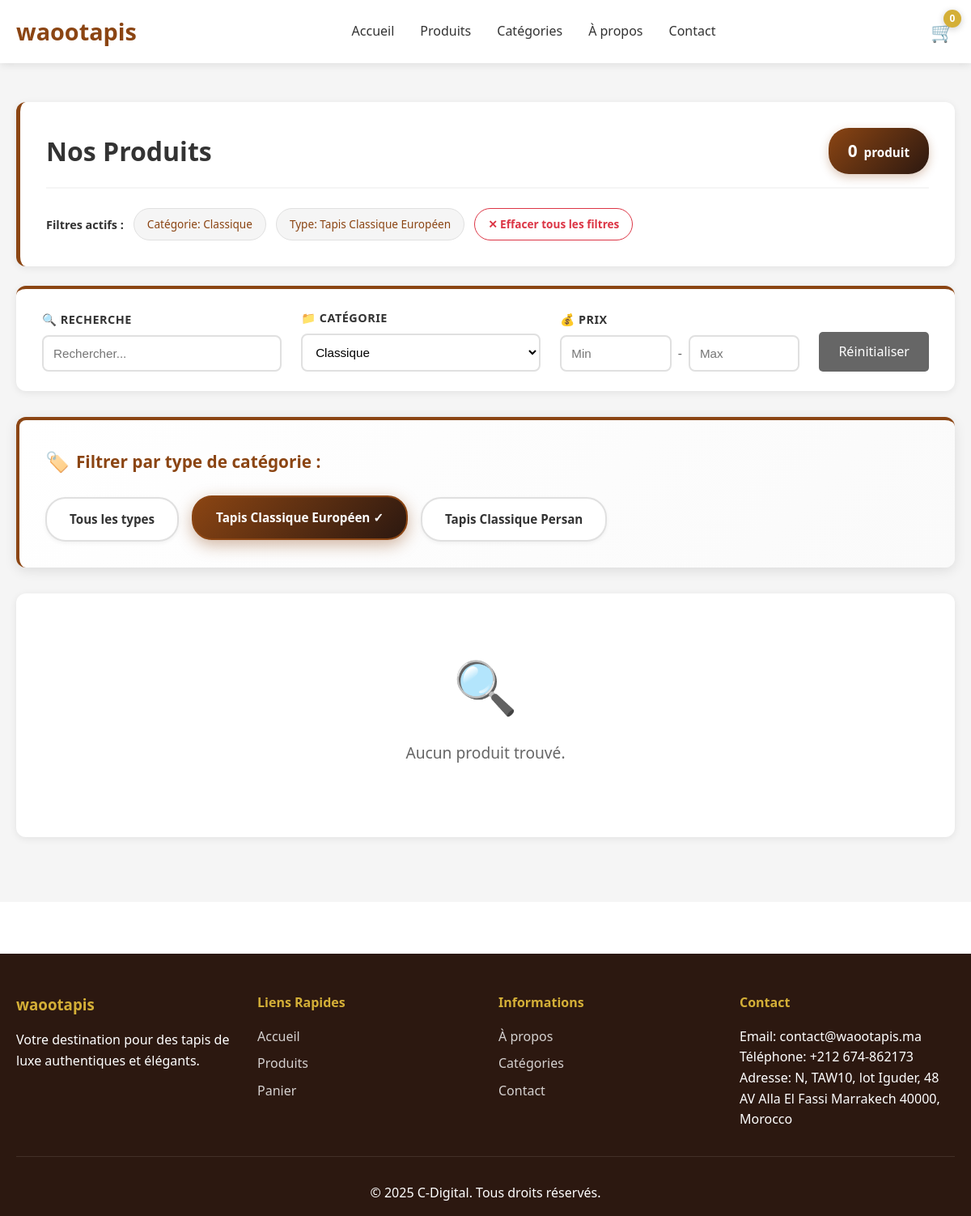
Screenshot of /products.php?category=2&type_category=4 with the database file from the repository.
### tables this page shows
CREATE TABLE IF NOT EXISTS categories (
    id INT AUTO_INCREMENT PRIMARY KEY,
    name VARCHAR(100) NOT NULL,
    slug VARCHAR(100) NOT NULL UNIQUE,
    description TEXT,
    image VARCHAR(255) NULL COMMENT 'Chemin vers l\'image de la catégorie (ex: assets/images/categories/nom-image.jpg)',
    created_at TIMESTAMP DEFAULT CURRENT_TIMESTAMP,
    updated_at TIMESTAMP DEFAULT CURRENT_TIMESTAMP ON UPDATE CURRENT_TIMESTAMP
);

CREATE TABLE IF NOT EXISTS types_categories (
    id INT AUTO_INCREMENT PRIMARY KEY,
    category_id INT NOT NULL COMMENT 'Référence à la catégorie parente',
    name VARCHAR(100) NOT NULL,
    description TEXT,
    image VARCHAR(255) NULL COMMENT 'Chemin vers l\'image du type de catégorie (ex: assets/images/types_categories/nom-image.jpg)',
    created_at TIMESTAMP DEFAULT CURRENT_TIMESTAMP,
    updated_at TIMESTAMP DEFAULT CURRENT_TIMESTAMP ON UPDATE CURRENT_TIMESTAMP,
    FOREIGN KEY (category_id) REFERENCES categories(id) ON DELETE CASCADE,
    INDEX idx_category (category_id)
);

### config/functions.php (called while the page is built, shortened)
<?php
function clean($data) {
    return htmlspecialchars($data, ENT_QUOTES, 'UTF-8');
}

### products.php (the view, shortened to what this page needs)
<?php
require_once 'config/functions.php';
$db = getDB();
$categoryId = isset($_GET['category']) ? (int)$_GET['category'] : 0;
$typeCategoryId = isset($_GET['type_category']) ? (int)$_GET['type_category'] : 0;
$minPrice = isset($_GET['min_price']) ? (float)$_GET['min_price'] : 0;
$maxPrice = isset($_GET['max_price']) ? (float)$_GET['max_price'] : 0;
$sort = isset($_GET['sort']) ? clean($_GET['sort']) : 'newest';
$search = isset($_GET['search']) ? clean($_GET['search']) : '';
$where = ["p.status = 'active'"];
$params = [];
if ($categoryId > 0) {
    $where[] = "p.category_id = :category_id";
    $params[':category_id'] = $categoryId;
}
if ($typeCategoryId > 0) {
    $where[] = "p.type_category_id = :type_category_id";
    $params[':type_category_id'] = $typeCategoryId;
}
$whereClause = implode(' AND ', $where);
$orderBy = "p.created_at DESC";
switch ($sort) {
    case 'newest':
    default:
        $orderBy = "p.created_at DESC";
        break;
}
$countSql = "SELECT COUNT(*) as total FROM products p WHERE $whereClause";
$stmt = $db->prepare($countSql);
$stmt->execute($params);
$total = $stmt->fetch()['total'];
$sql = "SELECT p.*, c.name as category_name, tc.name as type_category_name,
        (SELECT image_path FROM product_images WHERE product_id = p.id AND is_primary = 1 LIMIT 1) as image,
        COALESCE(p.sale_price, p.price) as unit_price
        FROM products p
        LEFT JOIN categories c ON p.category_id = c.id
        LEFT JOIN types_categories tc ON p.type_category_id = tc.id
        WHERE $whereClause
        ORDER BY $orderBy";
$stmt = $db->prepare($sql);
foreach ($params as $key => $value) {
    $stmt->bindValue($key, $value);
}
$stmt->execute();
$products = $stmt->fetchAll();
$stmt = $db->query("SELECT * FROM categories ORDER BY name");
$categories = $stmt->fetchAll();
$typesCategories = [];
if ($categoryId > 0) {
    $stmt = $db->prepare("SELECT * FROM types_categories WHERE category_id = :category_id ORDER BY name");
    $stmt->execute([':category_id' => $categoryId]);
    $typesCategories = $stmt->fetchAll();
}
?>
<!DOCTYPE html>
<html lang="fr">
<head>
    <link rel="stylesheet" href="assets/css/style.css">
</head>
<body>
    <?php include 'includes/header.php'; ?>
    <main class="products-page">
        <div class="container">
            <div class="products-header">
                <div class="products-header-top">
                    <h1>Nos Produits</h1>
                    <div class="products-count-badge">
                        <span><?php echo $total; ?></span> produit<?php echo $total > 1 ? 's' : ''; ?>
                    </div>
                </div>
                <?php if ($search || $categoryId > 0 || $typeCategoryId > 0 || $minPrice > 0 || $maxPrice > 0): ?>
                    <div class="active-filters">
                        <strong>Filtres actifs :</strong>
                        <?php if ($categoryId > 0): ?>
                            <?php
                            $catName = '';
                            foreach ($categories as $cat) {
                                if ($cat['id'] == $categoryId) {
                                    $catName = $cat['name'];
                                    break;
                                }
                            }
                            ?>
                            <span class="filter-tag">Catégorie: <?php echo clean($catName); ?></span>
                        <?php endif; ?>
                        <?php if ($typeCategoryId > 0): ?>
                            <?php
                            $typeCatName = '';
                            foreach ($typesCategories as $typeCat) {
                                if ($typeCat['id'] == $typeCategoryId) {
                                    $typeCatName = $typeCat['name'];
                                    break;
                                }
                            }
                            ?>
                            <span class="filter-tag">Type: <?php echo clean($typeCatName); ?></span>
                        <?php endif; ?>
                        <a href="products.php" class="clear-filters">✕ Effacer tous les filtres</a>
                    </div>
                <?php endif; ?>
            </div>
            <div class="filters-section">
                <form method="GET" action="products.php" class="filters-form-horizontal" id="filter-form">
                    <div class="filter-row">
                        <div class="filter-item">
                            <label>🔍 Recherche</label>
                            <input type="text" name="search" id="search-filter" placeholder="Rechercher..." value="<?php echo $search; ?>">
                        </div>
                        <div class="filter-item">
                            <label>📁 Catégorie</label>
                            <select name="category" id="category-filter">
                                <?php foreach ($categories as $cat): ?>
                                    <option value="<?php echo $cat['id']; ?>" <?php echo $categoryId == $cat['id'] ? 'selected' : ''; ?>>
                                        <?php echo clean($cat['name']); ?>
                                    </option>
                                <?php endforeach; ?>
                            </select>
                        </div>
                        <div class="filter-item">
                            <label>💰 Prix</label>
                            <div class="price-range">
                                <input type="number" name="min_price" id="min-price-filter" placeholder="Min" value="<?php echo $minPrice ?: ''; ?>" min="0">
                                <span>-</span>
                                <input type="number" name="max_price" id="max-price-filter" placeholder="Max" value="<?php echo $maxPrice ?: ''; ?>" min="0">
                            </div>
                        </div>
                        <div class="filter-actions">
                            <a href="products.php" class="btn btn-secondary">Réinitialiser</a>
                        </div>
                    </div>
                </form>
            </div>
            <?php if ($categoryId > 0 && count($typesCategories) > 0): ?>
                <div class="types-categories-filter" style="margin: 2rem 0; padding: 2rem; background: linear-gradient(135deg, #FFFFFF 0%, #FAFAFA 100%); border-radius: 12px; box-shadow: 0 4px 15px rgba(0,0,0,0.1); border-top: 4px solid #8B4513; border-left: 4px solid #8B4513; display: block; width: 100%;">
                    <h3 style="margin-bottom: 1.5rem; color: #8B4513; font-size: 1.3rem; font-weight: 700; display: flex; align-items: center; gap: 0.5rem; margin-top: 0;">
                        <span style="font-size: 1.5rem;">🏷️</span> Filtrer par type de catégorie :
                    </h3>
                    <div class="types-categories-buttons" style="display: flex; flex-wrap: wrap; gap: 1rem; align-items: center; width: 100%;">
                        <a href="products.php?category=<?php echo $categoryId; ?><?php echo $search ? '&search=' . urlencode($search) : ''; ?><?php echo $minPrice > 0 ? '&min_price=' . $minPrice : ''; ?><?php echo $maxPrice > 0 ? '&max_price=' . $maxPrice : ''; ?>"
                           class="type-category-btn <?php echo $typeCategoryId == 0 ? 'active' : ''; ?>"
                           style="padding: 0.85rem 1.75rem; background: <?php echo $typeCategoryId == 0 ? 'linear-gradient(135deg, #8B4513 0%, #2C1810 100%)' : '#FFFFFF'; ?>; color: <?php echo $typeCategoryId == 0 ? '#FFFFFF' : '#333333'; ?>; border-radius: 25px; text-decoration: none; font-weight: <?php echo $typeCategoryId == 0 ? '700' : '600'; ?>; font-size: 0.95rem; transition: all 0.3s ease; border: 2px solid <?php echo $typeCategoryId == 0 ? '#8B4513' : '#E0E0E0'; ?>; display: inline-flex; align-items: center; justify-content: center; box-shadow: <?php echo $typeCategoryId == 0 ? '0 6px 20px rgba(139,69,19,0.4)' : '0 2px 5px rgba(0,0,0,0.05)'; ?>; position: relative; overflow: hidden; cursor: pointer; transform: <?php echo $typeCategoryId == 0 ? 'translateY(-2px)' : 'none'; ?>;">
                            Tous les types<?php echo $typeCategoryId == 0 ? ' ✓' : ''; ?>
                        </a>
                        <?php foreach ($typesCategories as $typeCat): ?>
                            <a href="products.php?category=<?php echo $categoryId; ?>&type_category=<?php echo $typeCat['id']; ?><?php echo $search ? '&search=' . urlencode($search) : ''; ?><?php echo $minPrice > 0 ? '&min_price=' . $minPrice : ''; ?><?php echo $maxPrice > 0 ? '&max_price=' . $maxPrice : ''; ?>"
                               class="type-category-btn <?php echo $typeCategoryId == $typeCat['id'] ? 'active' : ''; ?>"
                               style="padding: 0.85rem 1.75rem; background: <?php echo $typeCategoryId == $typeCat['id'] ? 'linear-gradient(135deg, #8B4513 0%, #2C1810 100%)' : '#FFFFFF'; ?>; color: <?php echo $typeCategoryId == $typeCat['id'] ? '#FFFFFF' : '#333333'; ?>; border-radius: 25px; text-decoration: none; font-weight: <?php echo $typeCategoryId == $typeCat['id'] ? '700' : '600'; ?>; font-size: 0.95rem; transition: all 0.3s ease; border: 2px solid <?php echo $typeCategoryId == $typeCat['id'] ? '#8B4513' : '#E0E0E0'; ?>; display: inline-flex; align-items: center; justify-content: center; box-shadow: <?php echo $typeCategoryId == $typeCat['id'] ? '0 6px 20px rgba(139,69,19,0.4)' : '0 2px 5px rgba(0,0,0,0.05)'; ?>; position: relative; overflow: hidden; cursor: pointer; transform: <?php echo $typeCategoryId == $typeCat['id'] ? 'translateY(-2px)' : 'none'; ?>;">
                                <?php echo clean($typeCat['name']); ?><?php echo $typeCategoryId == $typeCat['id'] ? ' ✓' : ''; ?>
                            </a>
                        <?php endforeach; ?>
                    </div>
                </div>
            <?php endif; ?>
            <div class="products-content">
                    <?php if (count($products) > 0): ?>
                        <div class="products-grid">
                            <?php foreach ($products as $product): ?>
                                <div class="product-card">
                                    <a href="product.php?id=<?php echo $product['id']; ?>">
                                        <div class="product-image">
                                            <?php if ($product['image']): ?>
                                                <img src="<?php echo clean($product['image']); ?>" alt="<?php echo clean($product['name']); ?>">
                                            <?php else: ?>
                                                <div class="placeholder-image">Image</div>
                                            <?php endif; ?>
                                            <?php if ($product['sale_price'] || $product['best_seller']): ?>
                                                <div class="badges-container">
                                                    <?php if ($product['sale_price']): ?>
                                                        <span class="badge sale">Promotion</span>
                                                    <?php endif; ?>
                                                    <?php if ($product['best_seller']): ?>
                                                        <span class="badge best-seller">Bestseller</span>
                                                    <?php endif; ?>
                                                </div>
                                            <?php endif; ?>
                                        </div>
                                        <div class="product-info">
                                            <h2><?php echo clean($product['name']); ?></h2>
                                            <p class="product-category">
                                                <?php echo clean($product['category_name']); ?>
                                                <?php if (!empty($product['type_category_name'])): ?>
                                                    <span style="color: var(--primary-color); font-weight: 600;"> → <?php echo clean($product['type_category_name']); ?></span>
                                                <?php endif; ?>
                                            </p>
                                            <div class="product-price">
                                                <?php if ($product['sale_price']): ?>
                                                    <span class="old-price"><?php echo formatPrice($product['price']); ?></span>
                                                    <span class="current-price"><?php echo formatPrice($product['sale_price']); ?></span>
                                                <?php else: ?>
                                                    <span class="current-price"><?php echo formatPrice($product['price']); ?></span>
                                                <?php endif; ?>
                                            </div>
                                        </div>
                                    </a>
                                    <?php
                                    $productColors = [];
                                    $hasMultipleColors = false;
                                    if (!empty($product['color'])) {
                                        $colorsData = json_decode($product['color'], true);
                                        if (json_last_error() === JSON_ERROR_NONE && is_array($colorsData) && count($colorsData) > 0) {
                                            $productColors = $colorsData;
                                            $hasMultipleColors = count($colorsData) > 1;
                                        } elseif (!empty(trim($product['color']))) {
                                            $productColors = [['name' => trim($product['color']), 'image' => '']];
                                        }
                                    }
                                    $productColorsJson = htmlspecialchars(json_encode($productColors), ENT_QUOTES, 'UTF-8');
                                    ?>
                                    <button class="btn-add-cart"
                                            type="button"
                                            data-product-id="<?php echo $product['id']; ?>"
                                            data-type-category="<?php echo !empty($product['type_category_name']) ? strtolower(trim($product['type_category_name'])) : ''; ?>"
                                            data-unit-price="<?php echo $product['unit_price']; ?>"
                                            data-product-colors="<?php echo $productColorsJson; ?>"
                                            onclick="window.handleAddToCartClickFromList(event, this)">
                                        Ajouter au panier
                                    </button>
                                </div>
                            <?php endforeach; ?>
                        </div>
                    <?php else: ?>
                        <div class="no-products">
                            <p>Aucun produit trouvé.</p>
                        </div>
                    <?php endif; ?>
            </div>
        </div>
    </main>
    <?php include 'includes/footer.php'; ?>
</body>
</html>

### rows the page displays
categories: name "Classique"
types_categories: name "Tapis Classique Européen"
types_categories: name "Tapis Classique Persan"

### other values shown
$cartCount "0"
$total "0"
form field category "Classique"
